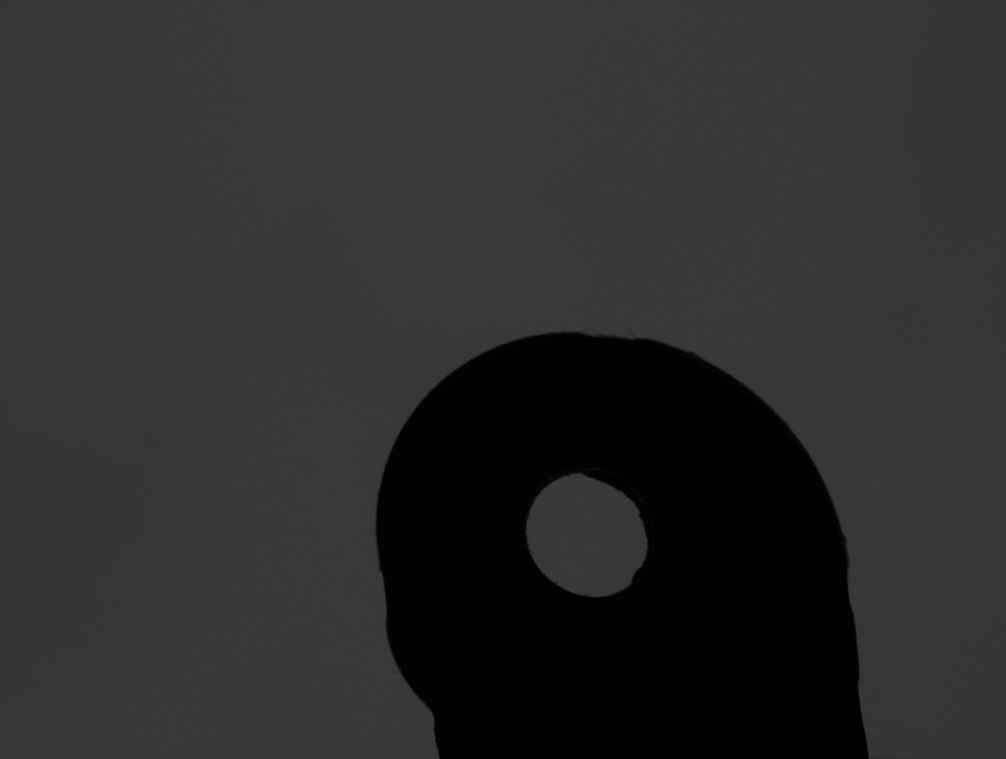
#> input picture 2.jpg, 4024 x 3036 px (shown at 1/4 size)
$ python -i functions.py   (imports and definitions only)
#> lines starting #> are read from the running program, lines starting #| are printed output that depends on the picture; after the words box and inside, x2 and y2 are one past the last pixel; in counts of white or black regions, pixels touching at a corner belong together
# from PIL import Image, ImageOps
# import os
# from sklearn.cluster import MiniBatchKMeans
import numpy as np
import cv2
from typing import Tuple, Union
from pathlib import Path
import imageio
from pyautogui import size as screen_size


def cv2_imshow(image: np.ndarray, window_name: str = "Image") -> None:
    cv2.namedWindow(window_name, cv2.WINDOW_NORMAL)
    # 获取屏幕尺寸， 把窗口大小设置为屏幕大小的50%，并移动到屏幕中间
    screen_width, screen_height = screen_size()

    cv2.resizeWindow(window_name, screen_width // 2, screen_height // 2)
    cv2.moveWindow(window_name, screen_width // 4, screen_height // 4)
    cv2.imshow(window_name, image)
    cv2.waitKey(1000 * 1)
    cv2.destroyAllWindows()


def crop_image_white_background_opencv(
    input_image: Union[str, np.ndarray], show_image: bool = False
) -> np.ndarray:

#> called with input_image = '2.jpg', show_image = False
    if isinstance(input_image, np.ndarray):
        # 读取图像
        image = input_image
    elif isinstance(input_image, str):
        # 使用imageio库读取图像
        # image = cv2.imread(input_image, cv2.IMREAD_GRAYSCALE)
        # 使用imageio库读取图像
        image = imageio.imread(Path(input_image), mode="L")
#> image is the input picture: shape (3036, 4024); min 0, max 65, mean 44.1

    else:

        raise ValueError("Invalid input image.")

    threshold = np.mean(image)
#> threshold = 44.07

    ##二值化图像
    _, binary_image = cv2.threshold(image, threshold, 255, cv2.THRESH_BINARY)
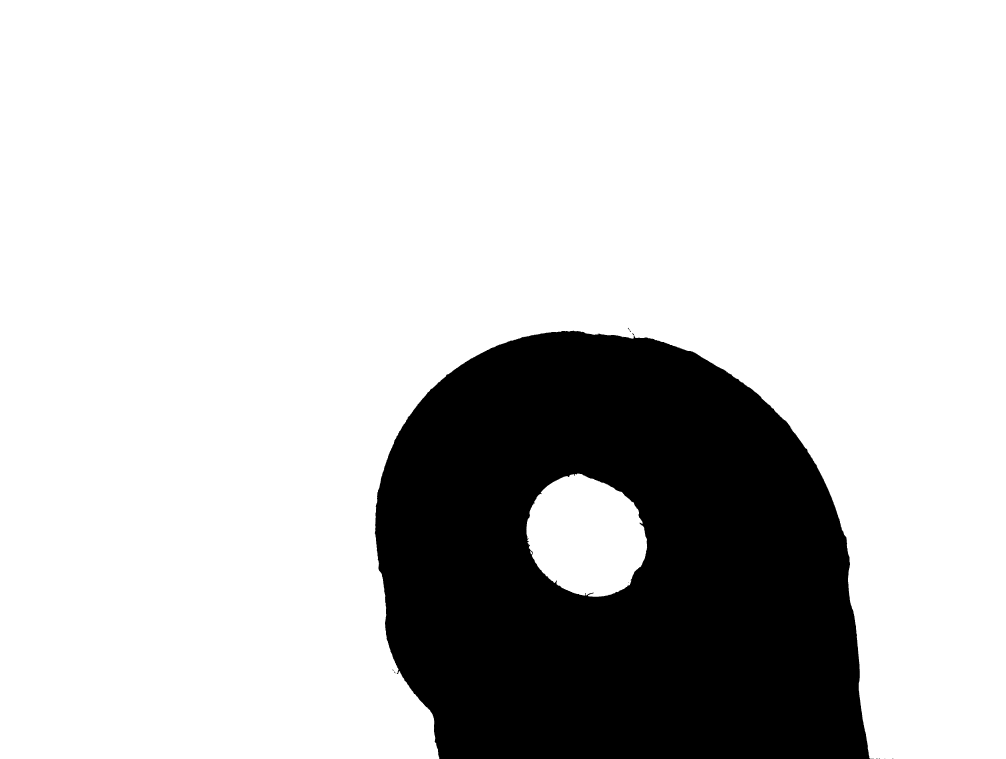
#> binary_image: shape (3036, 4024) (shown at 1/4 size); 78.4% white; 20 black regions (18 under 20 px), largest, box (x1, y1, x2, y2) and area: (1499, 1323, 3481, 3036) 2633850, (2511, 1311, 2519, 1320) 22

    ##反转图像,如果背景颜色为白色则反转颜色. 黑色为0, 白色为255
    if np.mean(binary_image) > 128:
        binary_image = cv2.bitwise_not(binary_image)

    # print("binary_image:", binary_image.tolist()[:])
    # 检查是否只有两种颜色
    # print("np.unique(binary_image):", np.unique(binary_image))

    # 找到非零像素的坐标
    # points = cv2.findNonZero(binary_image)

    # print("binary_image.shape:", binary_image.shape) # (h, w)

    # 计算边界框
    x, y, w, h = cv2.boundingRect(binary_image)
#> x = 1499; y = 1311; w = 2076; h = 1725

    # print("x, y, w, h:", x, y, w, h)

    # 稍微缩小一点
    extend_size = -(binary_image.shape[0] // 7)
#> extend_size = -433
    x = max(0, x - extend_size)
#> x = 1932
    y = max(0, y - extend_size)
#> y = 1744
    w = min(image.shape[1] - x, w + 2 * extend_size)
#> w = 1210
    h = min(image.shape[0] - y, h + 2 * extend_size)
#> h = 859

    # 裁剪图像
    cropped_image = binary_image[y : y + h, x : x + w]
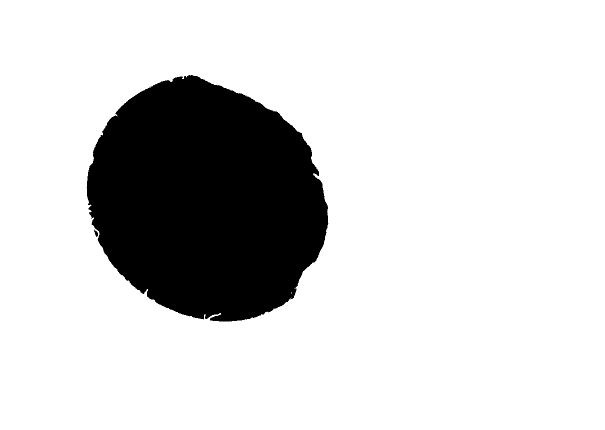
#> cropped_image: shape (859, 1210) (shown at 1/2 size); 82.8% white; 3 black regions (1 under 20 px), largest, box (x1, y1, x2, y2) and area: (173, 150, 657, 643) 179045, (188, 459, 196, 474) 62

    # 显示图像
    if show_image:
        window_name = "Cropped Image"
        cv2_imshow(cropped_image, window_name)

    return cropped_image

>>> result = crop_image_white_background_opencv('2.jpg')
